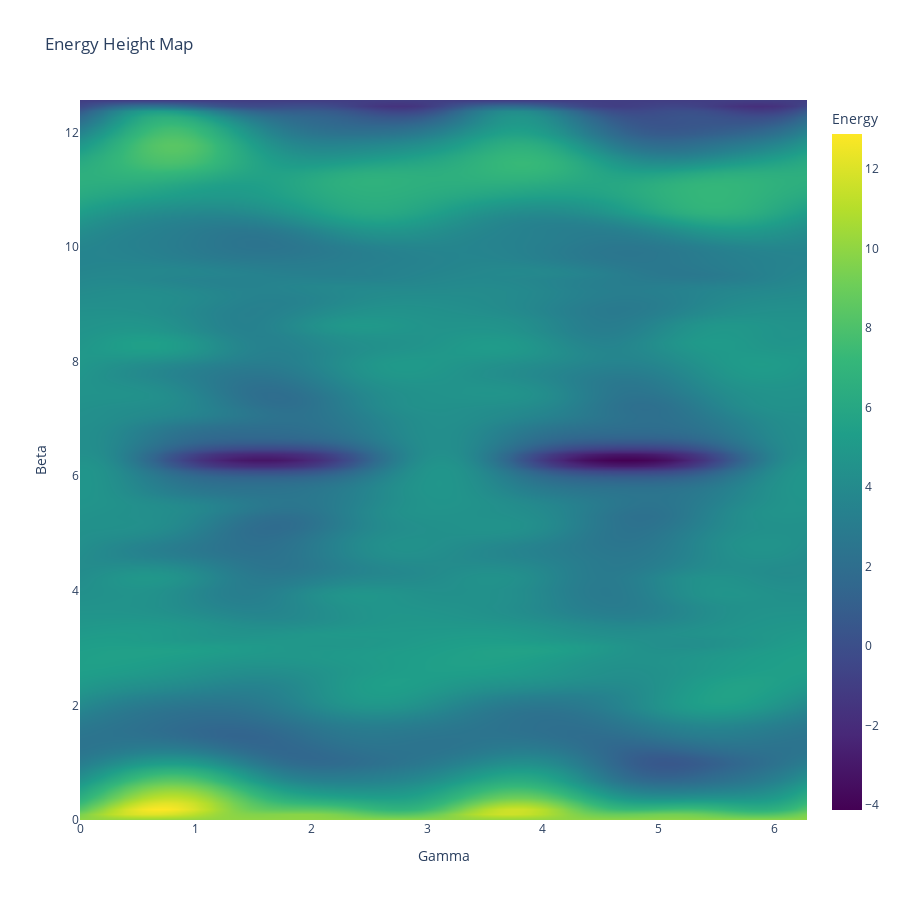

Here is the notebook cell this chart was saved with:
### Code cell
n = 12

fig = go.Figure(data =
    go.Contour(x = renders[n][0][0], y = renders[n][1][:,0], z=renders[n][2], colorscale='Viridis', contours_coloring='heatmap', line_width = 0
    ))
fig.update_traces(colorbar_title = 'Energy')

fig.update_layout(title='Energy Height Map', xaxis_title='Gamma', yaxis_title='Beta', autosize=False,
                  width=900, height=900,
                 )
fig.show()

### Figure 1 — Plotly figure (JSON) as saved in the notebook; plotly's stock layout.template omitted (floating-point values rounded to 4 significant figures; data arrays with more than 128 entries replaced by an {"elided": "..."} marker saying what was removed)
{"data": [{"colorbar": {"title": {"text": "Energy"}}, "colorscale": [[0, "#440154"], [0.1111, "#482878"], [0.2222, "#3e4989"], [0.3333, "#31688e"], [0.4444, "#26828e"], [0.5556, "#1f9e89"], [0.6667, "#35b779"], [0.7778, "#6ece58"], [0.8889, "#b5de2b"], [1, "#fde725"]], "contours": {"coloring": "heatmap"}, "line": {"width": 0}, "type": "contour", "x": {"elided": "129 float values"}, "y": {"elided": "129 float values"}, "z": {"elided": "129x129 float values"}}], "layout": {"autosize": false, "height": 900, "title": {"text": "Energy Height Map"}, "width": 900, "xaxis": {"title": {"text": "Gamma"}}, "yaxis": {"title": {"text": "Beta"}}}}
